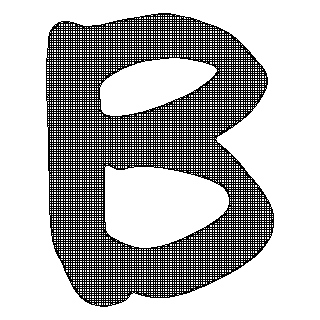

Generate this figure with Python:
#!/usr/bin/env python

# Create a letter "B" outline by reading a PGM image, smoothing it,
# converting to geometry, and clipping to extract the letter shape.

import os

# Factory overrides
import vtkmodules.vtkInteractionStyle  # noqa: F401
import vtkmodules.vtkRenderingOpenGL2  # noqa: F401

from vtkmodules.vtkFiltersCore import vtkClipPolyData
from vtkmodules.vtkFiltersGeometry import vtkImageDataGeometryFilter
from vtkmodules.vtkIOImage import vtkPNMReader
from vtkmodules.vtkImagingGeneral import vtkImageGaussianSmooth
from vtkmodules.vtkRenderingCore import (
    vtkActor,
    vtkPolyDataMapper,
    vtkRenderWindow,
    vtkRenderWindowInteractor,
    vtkRenderer,
)

# Data file path (relative to this script)
data_dir = os.environ.get("VPE_DATA_DIR", os.path.dirname(os.path.abspath(__file__)))

# Read the PGM image of letter B
image_in = vtkPNMReader()
image_in.SetFileName(os.path.join(data_dir, "B.pgm"))

# Gaussian smooth
gaussian = vtkImageGaussianSmooth()
gaussian.SetStandardDeviations(2, 2)
gaussian.SetDimensionality(2)
gaussian.SetRadiusFactors(1, 1)
gaussian.SetInputConnection(image_in.GetOutputPort())

# Convert image to geometry
geometry = vtkImageDataGeometryFilter()
geometry.SetInputConnection(gaussian.GetOutputPort())

# Clip to extract the letter shape
clipper = vtkClipPolyData()
clipper.SetInputConnection(geometry.GetOutputPort())
clipper.SetValue(127.5)
clipper.GenerateClipScalarsOff()
clipper.InsideOutOn()
clipper.GetOutput().GetPointData().CopyScalarsOff()
clipper.Update()

mapper = vtkPolyDataMapper()
mapper.SetInputConnection(clipper.GetOutputPort())
mapper.ScalarVisibilityOff()

letter = vtkActor()
letter.SetMapper(mapper)
letter.GetProperty().SetDiffuseColor(0, 0, 0)
letter.GetProperty().SetRepresentationToWireframe()

# Renderer
renderer = vtkRenderer()
renderer.AddActor(letter)
renderer.SetBackground(1, 1, 1)
# Window
render_window = vtkRenderWindow()
render_window.SetMultiSamples(0)
render_window.AddRenderer(renderer)
render_window.SetSize(320, 320)
render_window.SetWindowName("create bfont")

# Scene
renderer.ResetCamera()
renderer.GetActiveCamera().Dolly(1.2)
renderer.ResetCameraClippingRange()

# Interactor
interactor = vtkRenderWindowInteractor()
interactor.SetRenderWindow(render_window)

interactor.Initialize()
interactor.Start()
